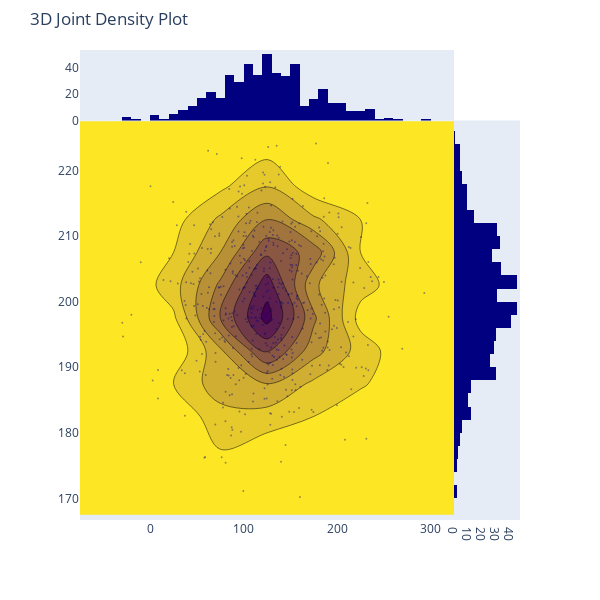

The notebook cell this image was saved under:
### Code cell
import numpy as np
import plotly.figure_factory as ff



# Create the 2D density plot
fig = ff.create_2d_density(y1, y, colorscale='Viridis')

# Update layout for better visualization
fig.update_layout(
    scene=dict(
        xaxis_title='Y1 Axis',
        yaxis_title='Y Axis',
        zaxis_title='Density'
    ),
    title='3D Joint Density Plot'
)

# Show plot
fig.show()

### Figure 1 — Plotly figure (JSON) as saved in the notebook; plotly's stock layout.template omitted (floating-point values rounded to 4 significant figures; data arrays with more than 128 entries replaced by an {"elided": "..."} marker saying what was removed)
{"data": [{"marker": {"color": "rgb(0, 0, 128)", "opacity": 0.4, "size": 2}, "mode": "markers", "name": "points", "type": "scatter", "x": {"elided": "500 float values"}, "y": {"elided": "500 float values"}}, {"colorscale": [[0, "rgb(68, 1, 84)"], [1, "rgb(253, 231, 37)"]], "name": "density", "ncontours": 20, "reversescale": true, "showscale": false, "type": "histogram2dcontour", "x": {"elided": "500 float values"}, "y": {"elided": "500 float values"}}, {"marker": {"color": "rgb(0, 0, 128)"}, "name": "x density", "type": "histogram", "x": {"elided": "500 float values"}, "yaxis": "y2"}, {"marker": {"color": "rgb(0, 0, 128)"}, "name": "y density", "type": "histogram", "xaxis": "x2", "y": {"elided": "500 float values"}}], "layout": {"autosize": false, "bargap": 0, "height": 600, "hovermode": "closest", "margin": {"t": 50}, "scene": {"xaxis": {"title": {"text": "Y1 Axis"}}, "yaxis": {"title": {"text": "Y Axis"}}, "zaxis": {"title": {"text": "Density"}}}, "showlegend": false, "title": {"text": "3D Joint Density Plot"}, "width": 600, "xaxis": {"domain": [0, 0.85], "showgrid": false, "zeroline": false}, "xaxis2": {"domain": [0.85, 1], "showgrid": false, "zeroline": false}, "yaxis": {"domain": [0, 0.85], "showgrid": false, "zeroline": false}, "yaxis2": {"domain": [0.85, 1], "showgrid": false, "zeroline": false}}}
